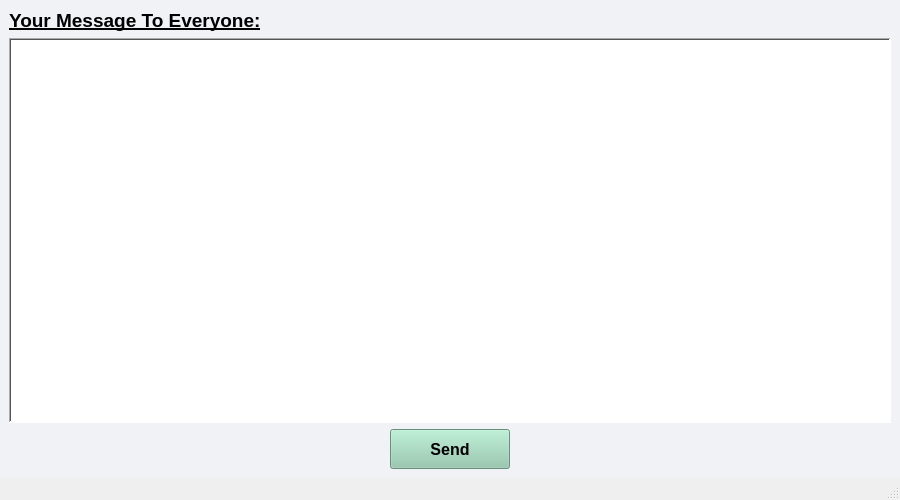
<?xml version="1.0" encoding="UTF-8"?>
<ui version="4.0">
 <class>MainWindow</class>
 <widget class="QMainWindow" name="MainWindow">
  <property name="geometry">
   <rect>
    <x>0</x>
    <y>0</y>
    <width>900</width>
    <height>500</height>
   </rect>
  </property>
  <property name="minimumSize">
   <size>
    <width>900</width>
    <height>500</height>
   </size>
  </property>
  <property name="maximumSize">
   <size>
    <width>900</width>
    <height>500</height>
   </size>
  </property>
  <property name="windowTitle">
   <string>MainWindow</string>
  </property>
  <widget class="QWidget" name="centralwidget">
   <property name="styleSheet">
    <string notr="true">background-color:#F0F2F5;</string>
   </property>
   <layout class="QVBoxLayout" name="verticalLayout">
    <item>
     <layout class="QHBoxLayout" name="horizontalLayout">
      <item>
       <widget class="QLabel" name="label">
        <property name="font">
         <font>
          <pointsize>14</pointsize>
          <weight>75</weight>
          <bold>true</bold>
          <underline>true</underline>
         </font>
        </property>
        <property name="text">
         <string>Your Message To Everyone:</string>
        </property>
       </widget>
      </item>
      <item>
       <spacer name="horizontalSpacer">
        <property name="orientation">
         <enum>Qt::Horizontal</enum>
        </property>
        <property name="sizeHint" stdset="0">
         <size>
          <width>40</width>
          <height>20</height>
         </size>
        </property>
       </spacer>
      </item>
     </layout>
    </item>
    <item>
     <widget class="QTextEdit" name="textBox">
      <property name="font">
       <font>
        <pointsize>12</pointsize>
       </font>
      </property>
      <property name="styleSheet">
       <string notr="true">background-color:white;</string>
      </property>
      <property name="frameShape">
       <enum>QFrame::WinPanel</enum>
      </property>
     </widget>
    </item>
    <item>
     <layout class="QHBoxLayout" name="horizontalLayout_2">
      <property name="topMargin">
       <number>0</number>
      </property>
      <item>
       <widget class="QPushButton" name="send_message_button">
        <property name="minimumSize">
         <size>
          <width>120</width>
          <height>40</height>
         </size>
        </property>
        <property name="maximumSize">
         <size>
          <width>120</width>
          <height>40</height>
         </size>
        </property>
        <property name="font">
         <font>
          <pointsize>12</pointsize>
          <weight>75</weight>
          <bold>true</bold>
         </font>
        </property>
        <property name="styleSheet">
         <string notr="true">background-color:#90C8AC;</string>
        </property>
        <property name="text">
         <string>Send</string>
        </property>
       </widget>
      </item>
     </layout>
    </item>
   </layout>
  </widget>
  <widget class="QMenuBar" name="menubar">
   <property name="geometry">
    <rect>
     <x>0</x>
     <y>0</y>
     <width>900</width>
     <height>21</height>
    </rect>
   </property>
  </widget>
  <widget class="QStatusBar" name="statusbar"/>
 </widget>
 <resources/>
 <connections/>
</ui>
